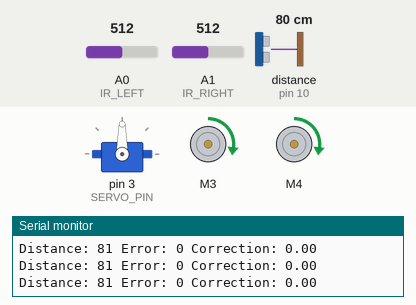
A sketch run on a simulated Arduino Uno, built with avr-gcc and run on an emulated ATmega328P. Parts: servo, 2 × DC motor (green arrow = forward, orange = backward, longer = faster), the last lines printed to the serial monitor. The test bench sets the inputs (shaded band); at power-on: distance to the obstacle (sensor on pin 10) 80 cm, A1 (IR_RIGHT) = 512, A0 (IR_LEFT) = 512. The echo pulse lasts 58.3 µs per cm.

Above: at 1.7 s.
1.8 s: distance to the obstacle (sensor on pin 10) set to 18 cm
4.8 s: distance to the obstacle (sensor on pin 10) set to 14 cm
At 5.9 s:
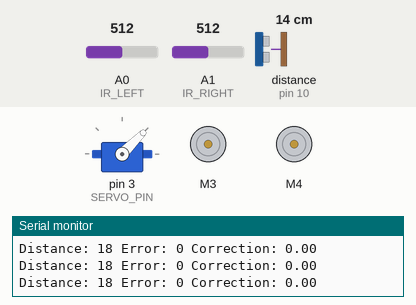
At 6.7 s:
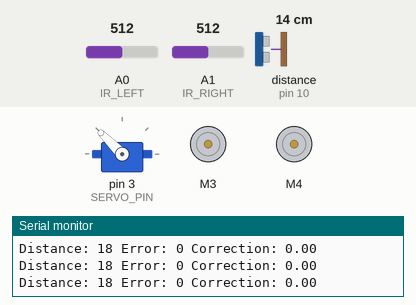
7.8 s: distance to the obstacle (sensor on pin 10) set to 250 cm
9.4 s: A1 (IR_RIGHT) set to 716
11.5 s: A0 (IR_LEFT) set to 900
At 12.5 s:
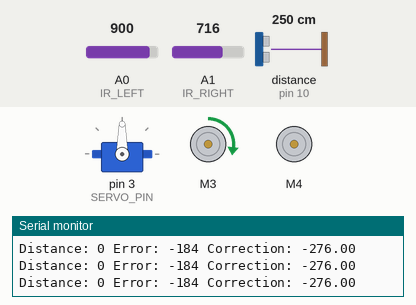
13.0 s: A0 (IR_LEFT) set to 716
At 14.2 s:
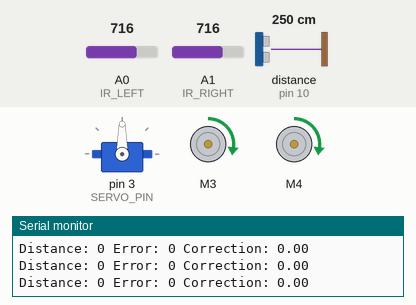
Timing chart, 0 to 15.5 s (numbered marks = the images above; inputs shaded):
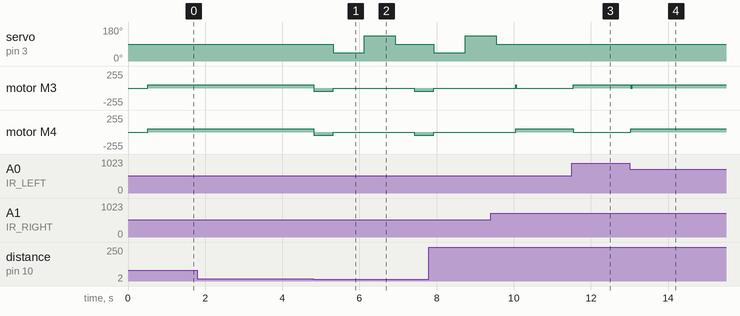

The sketch:

FInal.ino
```cpp
#include <Wire.h>
#include <Adafruit_MotorShield.h>
#include <NewPing.h>
#include <Servo.h>

// Moteurs
Adafruit_MotorShield AFMS = Adafruit_MotorShield();
Adafruit_DCMotor *myMotorLEFT = AFMS.getMotor(3);
Adafruit_DCMotor *myMotorRIGHT = AFMS.getMotor(4);

// Capteurs IR
#define IR_LEFT A0
#define IR_RIGHT A1

// Capteur ultrason
#define TRIGGER_PIN 9
#define ECHO_PIN 10
#define MAX_DISTANCE 200
NewPing DistanceSensor(TRIGGER_PIN, ECHO_PIN, MAX_DISTANCE);

// Servo
Servo servo;
#define SERVO_PIN 3
int spoint = 90; // Pos du servo

// PID
float kp = 1.5, ki = 0.0, kd = 0.5;
float previousError = 0, integral = 0;
int baseSpeed = 50;

// detect d'obstacles
const int obstacleThreshold = 15;

int L = 0, R = 0, distance = 0;

void setup() {
    Serial.begin(9600);
    AFMS.begin();

    pinMode(A0, INPUT);
    pinMode(A1, INPUT);

    servo.attach(SERVO_PIN);
    servo.write(spoint); // Position initiale (centrale)
    delay(500);
}

void loop() {
    distance = DistanceSensor.ping_cm();
    if (distance > 0 && distance <= obstacleThreshold) {
        Obstacle();
        return;
    }

    int valueLeft = analogRead(IR_LEFT);
    int valueRight = analogRead(IR_RIGHT);

    int error = valueRight - valueLeft;
    float correction = computePID(error);

    int speedMotorLEFT = constrain(baseSpeed - correction, 0, 50);
    int speedMotorRIGHT = constrain(baseSpeed + correction, 0, 50);

    myMotorLEFT->setSpeed(speedMotorLEFT);
    myMotorLEFT->run(FORWARD);

    myMotorRIGHT->setSpeed(speedMotorRIGHT);
    myMotorRIGHT->run(FORWARD);

    Serial.print("Distance: "); Serial.print(distance);
    Serial.print(" Error: "); Serial.print(error);
    Serial.print(" Correction: "); Serial.println(correction);

    delay(10);
}

float computePID(float error) {
    integral += error;
    float derivative = error - previousError;
    previousError = error;
    return kp * error + ki * integral + kd * derivative;
}

void Obstacle() {
    Stop();
    backward();
    delay(500);
    Stop();

    servo.write(45); // vers la gauche
    delay(800);
    L = DistanceSensor.ping_cm();

    servo.write(135); // vers la droite
    delay(800);
    R = DistanceSensor.ping_cm();

    servo.write(spoint); // Retour au centre
    delay(500);

    if (L < R) {
        right();
        delay(500);
        Stop();
        delay(200);
    } else if (L > R) {
        left();
        delay(500);
        Stop();
        delay(200);
    } else {
        forward();
    }
}

void forward() {
    myMotorLEFT->setSpeed(baseSpeed);
    myMotorRIGHT->setSpeed(baseSpeed);
    myMotorLEFT->run(FORWARD);
    myMotorRIGHT->run(FORWARD);
}

void backward() {
    myMotorLEFT->setSpeed(baseSpeed);
    myMotorRIGHT->setSpeed(baseSpeed);
    myMotorLEFT->run(BACKWARD);
    myMotorRIGHT->run(BACKWARD);
}

void right() {
    myMotorLEFT->setSpeed(baseSpeed);
    myMotorRIGHT->setSpeed(baseSpeed);
    myMotorLEFT->run(FORWARD);
    myMotorRIGHT->run(BACKWARD);
}

void left() {
    myMotorLEFT->setSpeed(baseSpeed);
    myMotorRIGHT->setSpeed(baseSpeed);
    myMotorLEFT->run(BACKWARD);
    myMotorRIGHT->run(FORWARD);
}

void Stop() {
    myMotorLEFT->setSpeed(0);
    myMotorRIGHT->setSpeed(0);
    myMotorLEFT->run(RELEASE);
    myMotorRIGHT->run(RELEASE);
}
```

Measured:
- the behaviour switches between 16 and 15 cm on distance to the obstacle (sensor on pin 10) (found by bisection; images 0 and 1)
- after the input at 4.8 s, servo on pin 3 (SERVO_PIN): 90° → 45° after 0.52 s, → 135° 0.80 s later, → 90° 0.80 s later; motor M3, motor M4: forward 50/255 → backward 50/255 at once, → stopped 0.50 s later, → backward 50/255 2.1 s later
- after the input at 11.5 s, motor M3: stopped → forward 50/255 at once; motor M4: forward 50/255 → stopped at once
- after the input at 13.0 s, motor M3: forward 50/255 → stopped at once, → forward 50/255 0.04 s later; motor M4: stopped → forward 50/255 at once
